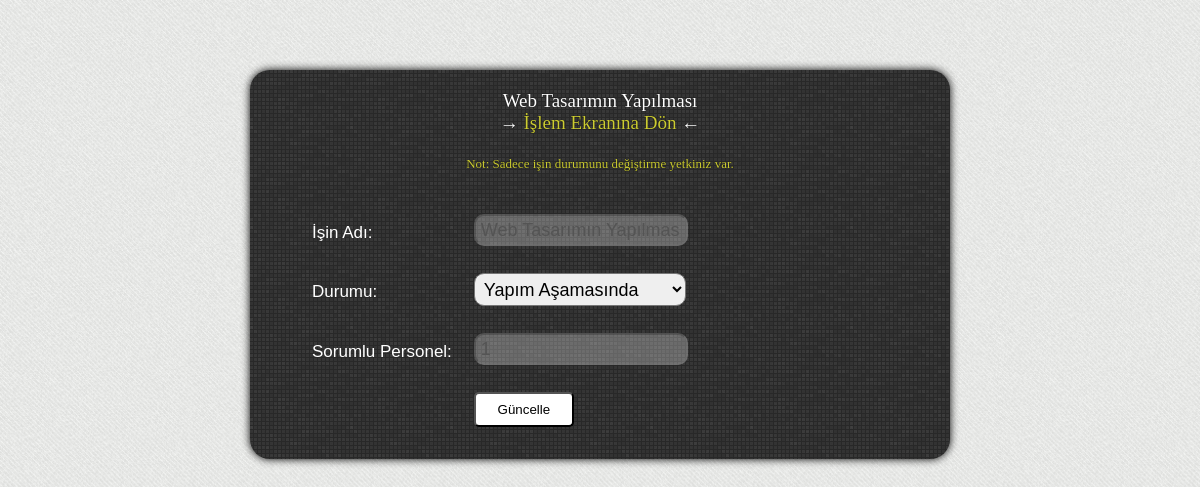
The app's page /personel/is-guncelle.php?id=1 (signed in) with its own data.
### tables this page shows
CREATE TABLE IF NOT EXISTS `tbl_is` (
  `id` int(11) NOT NULL AUTO_INCREMENT,
  `isin_adi` varchar(250) NOT NULL,
  `durum` varchar(250) NOT NULL,
  `sorumlu_personel` int(11) NOT NULL,
  PRIMARY KEY (`id`),
  KEY `sorumlu_personel` (`sorumlu_personel`)
);

### personel/is-guncelle.php (the view, shortened to what this page needs)
<?php
@$is_id = $_GET["id"];
?>
<!DOCTYPE html PUBLIC "-//W3C//DTD XHTML 1.0 Transitional//EN" "http://www.w3.org/TR/xhtml1/DTD/xhtml1-transitional.dtd">
<html xmlns="http://www.w3.org/1999/xhtml">
<head>
<link href="../css/style.css" rel="stylesheet" type="text/css" />
</head>
<body>
<div class="menu">
<?php
$uye_list=mysql_query("Select * from tbl_is where id=$is_id");
while($yaz=mysql_fetch_array($uye_list))
{
?>
<div class="menu-baslik"><?php echo $yaz['isin_adi']; ?><br />
→<a style="color: #CC3;" href="index.php"> İşlem Ekranına Dön </a>←<br /><br />
<font size="-1" color="#CC3">Not: Sadece işin durumunu değiştirme yetkiniz var.</font></div>
<font color="#FFFFFF">
<form name="frm" action="" method="post">
<table cellpadding="10">
<tr>
<td>İşin Adı:</td><td><input type="text" name="isinadi" class="textbox" value="<?php echo $yaz['isin_adi']; ?>" disabled /></td>
</tr>
<tr>
<td>Durumu:</td>
<td>
<select name="durum" class="dropdown">
  <option value="Yapım Aşamasında">Yapım Aşamasında</option>
</select>
</td>
</tr>
<tr>
<td>Sorumlu Personel:</td><td><input type="text" name="sorumlupersonel" class="textbox"  value="<?php echo $yaz['sorumlu_personel']; ?>" disabled /></td>
</tr>
<tr>
<td></td><td><input type="submit" value="Güncelle" class="buton" name="btn" /></td>
</tr>
</table>
</form>
</font>
<?php
}
?>
</div>
</body>
</html>

### css/style.css (style rules this page uses)
body { margin: 0px; padding: 0px; background: url(../resimler/site/bg.png); }
a { color: #000; text-decoration: none; }
.textbox { width: 200px; height: 18px; border-radius: 10px; font-size: 18px; padding: 5px; outline: none; transition: 0.3s; margin-bottom: 5px; }
.dropdown { width: 212px; height: 33px; border-radius: 10px; font-size: 18px; padding: 5px; outline: none; transition: 0.3s; margin-bottom: 5px; }
.buton { width: 100px; height: 35px; background: #fff; cursor: pointer; border-radius: 5px; }
.menu { width: 600px; height: auto; padding: 20px 50px 20px 50px; box-shadow: 0px 0px 8px 0px #000000; margin: 70px auto 70px auto; border-radius: 20px; font-size: 17px; background: #fff url(../resimler/site/giris_kapsul_bg.png); font-family: Verdana, Geneva, sans-serif; }
.menu-baslik { text-align: center; font-family: Georgia, "Times New Roman", Times, serif; font-size: 19px; text-shadow: 0px 0px 1px #000; color: #FFF; margin-bottom: 30px; }

### records on screen
tbl_is: isin_adi "Web Tasarımın Yapılması", isinadi "Web Tasarımın Yapılması", sorumlupersonel "1"
